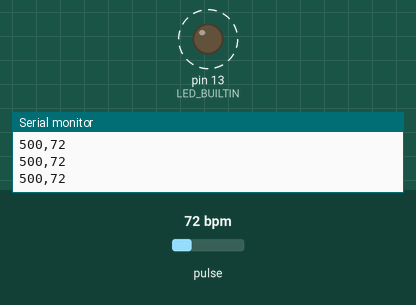
Simulated run of this sketch. Board: Arduino Uno, built with avr-gcc and run on an emulated ATmega328P. On the bench: output pins drawn as LEDs (lit = HIGH), the last lines printed to the serial monitor. Dashed ring = blinking. The inputs (shaded band) are chosen by the test bench; at power-on: pulse 72 bpm.

Above: at 1.2 s.
1.3 s: pulse set to 42 bpm
At 3.3 s:
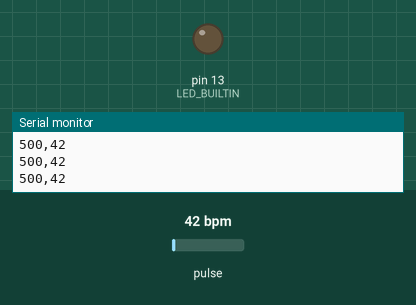
3.7 s: pulse set to 100 bpm
At 3.81 s:
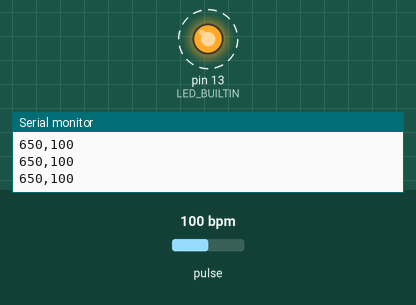
Timing chart, 0 to 12.7 s (numbered marks = the images above; inputs shaded):
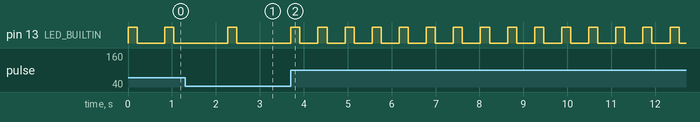

Measured:
- after the input at 3.7 s, pin 13 (LED_BUILTIN): alternates HIGH for 0.21 s and LOW for 0.41 s, starting after 0.62 s

The sketch:

pulse_sensor.ino
```cpp
#define USE_ARDUINO_INTERRUPTS true
#include <PulseSensorPlayground.h>

const int PulseWire = A0;
const int Threshold = 550;      // use the value that worked for you
PulseSensorPlayground pulseSensor;
int bpm = 0;

void setup() {
  Serial.begin(115200);
  pulseSensor.analogInput(PulseWire);
  pulseSensor.blinkOnPulse(LED_BUILTIN);
  pulseSensor.setThreshold(Threshold);
  pulseSensor.begin();
}

void loop() {
  if (pulseSensor.sawStartOfBeat()) {
    bpm = pulseSensor.getBeatsPerMinute();
  }
  Serial.print(pulseSensor.getLatestSample());
  Serial.print(",");
  Serial.println(bpm);
  delay(20);
}
```
